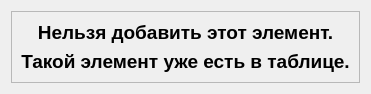
<?xml version="1.0" encoding="UTF-8"?>
<ui version="4.0">
 <class>NoUniqueDialogWindow</class>
 <widget class="QDialog" name="NoUniqueDialogWindow">
  <property name="geometry">
   <rect>
    <x>0</x>
    <y>0</y>
    <width>306</width>
    <height>64</height>
   </rect>
  </property>
  <property name="windowTitle">
   <string>WARNING</string>
  </property>
  <layout class="QVBoxLayout" name="verticalLayout_2">
   <item>
    <widget class="QFrame" name="frame">
     <property name="frameShape">
      <enum>QFrame::StyledPanel</enum>
     </property>
     <property name="frameShadow">
      <enum>QFrame::Raised</enum>
     </property>
     <layout class="QVBoxLayout" name="verticalLayout">
      <item>
       <widget class="QLabel" name="NoUniqueDialogLabel1">
        <property name="font">
         <font>
          <pointsize>14</pointsize>
          <weight>75</weight>
          <bold>true</bold>
         </font>
        </property>
        <property name="text">
         <string>Нельзя добавить этот элемент.</string>
        </property>
        <property name="alignment">
         <set>Qt::AlignCenter</set>
        </property>
       </widget>
      </item>
      <item>
       <widget class="QLabel" name="NoUniqueDialogLabel2">
        <property name="font">
         <font>
          <pointsize>14</pointsize>
          <weight>75</weight>
          <bold>true</bold>
         </font>
        </property>
        <property name="text">
         <string>Такой элемент уже есть в таблице.</string>
        </property>
        <property name="alignment">
         <set>Qt::AlignCenter</set>
        </property>
       </widget>
      </item>
     </layout>
    </widget>
   </item>
  </layout>
 </widget>
 <resources/>
 <connections/>
</ui>
